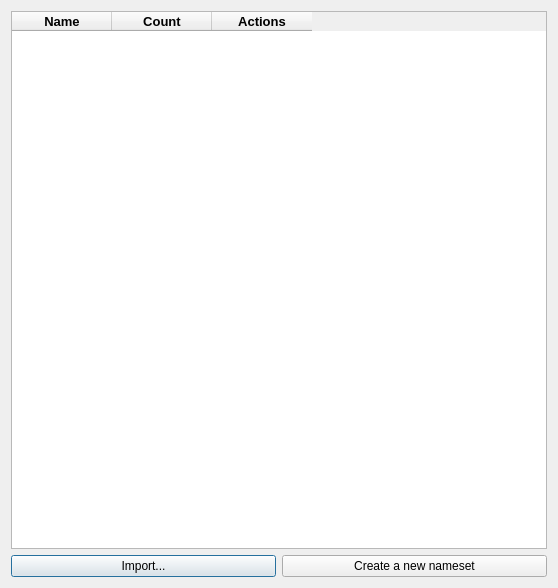
<?xml version="1.0" encoding="UTF-8"?>
<ui version="4.0">
 <class>NamesetsManager</class>
 <widget class="QDialog" name="NamesetsManager">
  <property name="geometry">
   <rect>
    <x>0</x>
    <y>0</y>
    <width>558</width>
    <height>588</height>
   </rect>
  </property>
  <property name="windowTitle">
   <string>NamesetsManager</string>
  </property>
  <layout class="QVBoxLayout" name="verticalLayout">
   <item>
    <widget class="QTableWidget" name="name_sets_list">
     <property name="selectionMode">
      <enum>QAbstractItemView::SelectionMode::SingleSelection</enum>
     </property>
     <property name="selectionBehavior">
      <enum>QAbstractItemView::SelectionBehavior::SelectRows</enum>
     </property>
     <property name="columnCount">
      <number>3</number>
     </property>
     <property name="supportedDragActions">
      <set>Qt::DropAction::IgnoreAction</set>
     </property>
     <attribute name="verticalHeaderVisible">
      <bool>false</bool>
     </attribute>
     <column>
      <property name="text">
       <string>Name</string>
      </property>
      <property name="font">
       <font>
        <pointsize>10</pointsize>
        <bold>true</bold>
       </font>
      </property>
     </column>
     <column>
      <property name="text">
       <string>Count</string>
      </property>
      <property name="font">
       <font>
        <pointsize>10</pointsize>
        <bold>true</bold>
       </font>
      </property>
     </column>
     <column>
      <property name="text">
       <string>Actions</string>
      </property>
      <property name="font">
       <font>
        <pointsize>10</pointsize>
        <bold>true</bold>
       </font>
      </property>
     </column>
    </widget>
   </item>
   <item>
    <layout class="QHBoxLayout" name="horizontalLayout">
     <item>
      <widget class="QPushButton" name="import_set">
       <property name="styleSheet">
        <string notr="true">font: 700 12pt &quot;Segoe UI&quot;;</string>
       </property>
       <property name="text">
        <string>Import...</string>
       </property>
      </widget>
     </item>
     <item>
      <widget class="QPushButton" name="add_new">
       <property name="styleSheet">
        <string notr="true">font: 700 12pt &quot;Segoe UI&quot;;</string>
       </property>
       <property name="text">
        <string>Create a new nameset</string>
       </property>
      </widget>
     </item>
    </layout>
   </item>
  </layout>
 </widget>
 <resources/>
 <connections/>
</ui>
